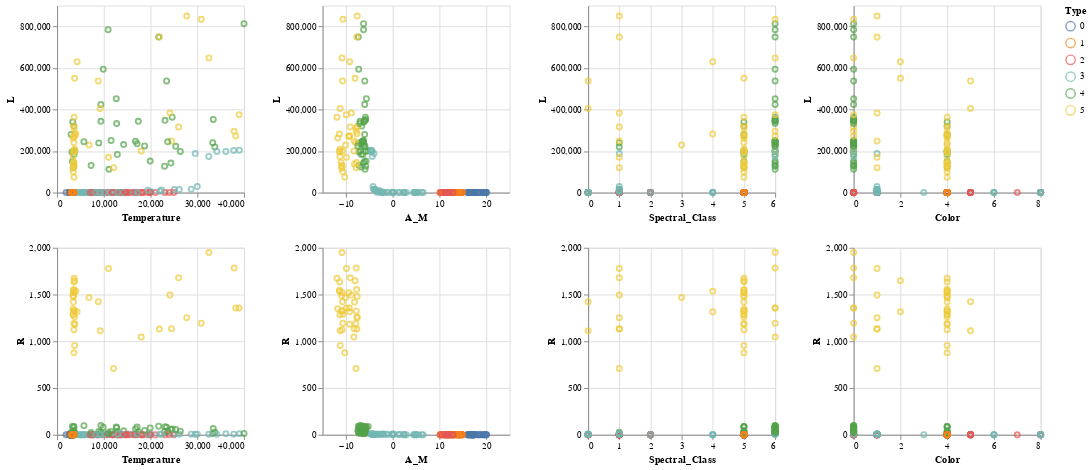

The notebook cell this image was saved under:
### Markdown cell above
The features for radii and luminosity seem to have a heavily skewed distribution.

We'll want to provide a log transformation to both of these.
Our main reason is because for star categorization, radii and luminosity seem to be based on
relative changes rather than absolute, in regards to classification.

Before applying the transformation, let's see what the data looks like beforehand.

### Code cell
alt.Chart(stars).mark_point().encode(
    alt.X(alt.repeat('column'), type = 'quantitative'),
    alt.Y(alt.repeat('row'), type = 'quantitative'),
    color = 'Type:N'
).properties(
    width = 200,
    height = 200
).repeat(
    row = ['L', 'R'],
    column = ['Temperature', 'A_M', 'Spectral_Class', 'Color']
)

### Figure 1 — Vega-Lite specification as saved in the notebook (floating-point values rounded to 4 significant figures; data arrays with more than 128 entries replaced by an {"elided": "..."} marker saying what was removed)
{"config": {"view": {"continuousWidth": 400, "continuousHeight": 300}}, "repeat": {"column": ["Temperature", "A_M", "Spectral_Class", "Color"], "row": ["L", "R"]}, "spec": {"data": {"name": "data-25886ae8ab54193267fe24d4f448195d"}, "mark": "point", "encoding": {"color": {"type": "nominal", "field": "Type"}, "x": {"type": "quantitative", "field": {"repeat": "column"}}, "y": {"type": "quantitative", "field": {"repeat": "row"}}}, "height": 200, "width": 200}, "$schema": "https://vega.github.io/schema/vega-lite/v4.8.1.json", "datasets": {"data-25886ae8ab54193267fe24d4f448195d": {"elided": "240 records"}}}
